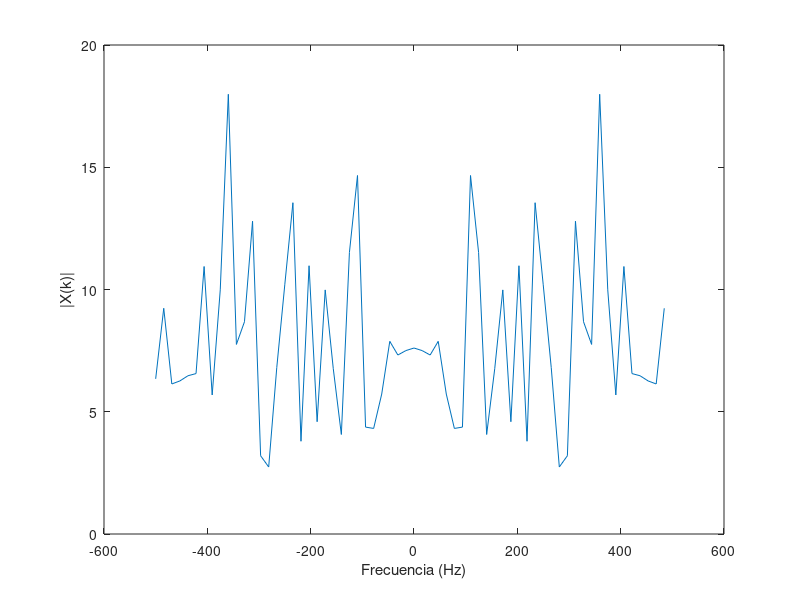

Write MATLAB code to recreate this figure. (Note: this script raises an error after producing the figure.)
%%%%%%%%%%%%%%%%%%%%%%%%%%%%%%%%%%%%%%%%%%%%%%%%%%%%%%%%%%%%
%%%%%%%%%%%%%%  PARTE 1: Convolución Circular %%%%%%%%%%%%%%
%%%%%%%%%%%%%%%%%%%%%%%%%%%%%%%%%%%%%%%%%%%%%%%%%%%%%%%%%%%%


% PREGUNTA 1

% Parámetros
N = 64;        % Longitud de x[n], puede ajustarse
Ts = 1e-3;     % Periodo de muestreo

% Generar señal aleatoria x[n]
x = randn(N, 1);

% Calcular su espectro X(k)
X = fftshift(fft(x));

% Vector de frecuencia para graficar
Fs = 1/Ts;
f = (-N/2:N/2-1)*(Fs/N);

% Graficar el espectro de x[n]
figure;
plot(f, abs(X));
xlabel("Frecuencia (Hz)");
ylabel("|X(k)|");
xline(0)
title("Espectro de x[n]");


% PREGUNTA 2

% Respuesta al impulso del canal h[n]
h = [-0.1, 0.3, -0.5, 0.7, -0.9, 0.7, -0.5, 0.3, -0.1]';

% Llenar con ceros h[n] hasta longitud N
h_padded = [h; zeros(N - length(h), 1)];

% Calcular su espectro H(k)
H = fftshift(fft(h_padded));

% Graficar el espectro de h[n]
figure;
plot(f, abs(H));
xlabel("Frecuencia (Hz)");
ylabel("|H(k)|");
title("Espectro de h[n]");


% PREGUNTA 3

% Convolución lineal
y = conv(x, h);

% Calcular su FFT de N puntos
Y = fftshift(fft(y, N));

% Graficar el espectro de y[n]
figure;
plot(f, abs(Y));
xlabel("Frecuencia (Hz)");
ylabel("|Y_L(k)|");
title("Espectro de y_L[n] (Convolución Lineal)");


% PREGUNTA 4

% Convolución circular
yc = cconv(x, h, N);  % Convolución circular de N puntos

% Calcular su espectro Yc(k)
Yc = fftshift(fft(yc));

% Graficar el espectro de yc[n]
figure;
plot(f, abs(Yc));
xlabel("Frecuencia (Hz)");
ylabel("|Y_c(k)|");
title("Espectro de y_c[n] (Convolución Circular)");


% PREGUNTA 5

% Calcular el producto X(k) * H(k)
XH = X .* H;

% Comparación entre X(k)*H(k) y Y(k)
figure;
subplot(1,2,1);
plot(f, abs(XH), f, abs(Y));
xlabel("Frecuencia (Hz)");
ylabel("Magnitud");
title("Comparación de X(k)*H(k) y Y_L(k)");
legend("|X(k)*H(k)|", "|Y_L(k)|");

% Comparación entre X(k)*H(k) y Yc(k)
subplot(1,2,2);
plot(f, abs(XH), f, abs(Yc));
xlabel("Frecuencia (Hz)");
ylabel("Magnitud");
title("Comparación de X(k)*H(k) y Y_c(k)");
legend("|X(k)*H(k)|", "|Y_c(k)|");


% PREGUNTA 6

% Longitud del prefijo cíclico (debe ser >= longitud de h[n]-1)
L = length(h) - 1;

% Construir prefijo cíclico a partir de las últimas L muestras de x[n]
cyclic_prefix = x(end-L+1:end);

% Extender x[n] con prefijo cíclico
x_ext = [cyclic_prefix; x];



figure;
hold on;
plot(-L:N-1, x_ext, "b")
plot(0:N-1, x, "r");
xlabel("n");
ylabel("x[n]");
legend("x_{ext}[n]", "x[n]", "Prefijo Cíclico");
title("Señal x[n] y x_{ext}[n] con Prefijo Cíclico");
hold off;




% Longitud óptima del prefijo cíclico es L = length(h) - 1 = 10
fprintf("Longitud elegida del prefijo cíclico: %d\n", L);

% Convolución lineal con la señal extendida
y_ext = conv(x_ext, h);

% Eliminar las primeras L muestras para extraer el resultado de la convolución circular
yc_extracted = y_ext(L+1:L+N);

% Verificar que yc extraído coincide con la convolución circular yc
difference = max(abs(yc - yc_extracted));
fprintf("Diferencia máxima entre yc y yc extraído: %e\n", difference);

%%%%%%%%%%%%%%%%%%%%%%%%%%%%%%%%%%%%%%%%%%%%%%%%%%%%%%%%%%%%
%%%%%%%%%%%%%%%%%%  PARTE 2: Ecualización %%%%%%%%%%%%%%%%%%
%%%%%%%%%%%%%%%%%%%%%%%%%%%%%%%%%%%%%%%%%%%%%%%%%%%%%%%%%%%%

% Parámetros de OFDM
NFFT = 128;           % Tamaño de FFT
Ncp = 16;             % Longitud del prefijo cíclico (varía según el caso)
Nofdm = 100;          % Número de símbolos OFDM
Nsub = 10;            % Número de subportadoras de datos
modOrder = 4;         % Modulación QPSK (número M-ario)

% Respuesta al impulso del canal h[n]
h = [0, -0.1, 0.3, -0.5, 0.7, -0.9, 0.7, -0.5, 0.3, -0.1, 0]';


% Respuesta de frecuencia ideal del canal
H = fft(h, NFFT);

% Generar bits aleatorios
numBits = Nsub * Nofdm * log2(modOrder);
bits = randi([0 1], numBits, 1);

%%%%%%%%%%%%%%%%%%%%%%%%%%%%%%%%%%%%%%%%%%%%%%%%%%%%%%%%%%%%
%%%%%%%%%%%%  PARTE A: Intervalo de guarda con 0 %%%%%%%%%%%%%%%%%%
%%%%%%%%%%%%%%%%%%%%%%%%%%%%%%%%%%%%%%%%%%%%%%%%%%%%%%%%%%%%

% Actualizar Ncp para este caso
Ncp = 16;

% Modulación QPSK
symbols = moduladorQPSK(bits);

% Remodelar símbolos en subportadoras x símbolos OFDM
symbols_matrix = reshape(symbols, Nsub, Nofdm);

% Inicializar la matriz de símbolos OFDM
X = zeros(NFFT, Nofdm);

% Mapear símbolos a subportadoras
X(2:Nsub+1, :) = symbols_matrix;

% Modulación OFDM (IFFT)
ofdm_symbols = ifft(X, NFFT);

% Agregar intervalo de guarda lleno de ceros
ofdm_with_guard = [zeros(Ncp, Nofdm); ofdm_symbols];

% Serializar los símbolos OFDM
s = ofdm_with_guard(:);

% Transmitir a través del canal
s_rx = conv(s, h);
s_rx = s_rx(1:length(s));

% Remodelar la señal recibida
s_rx_matrix = reshape(s_rx, NFFT + Ncp, Nofdm);

% Eliminar el intervalo de guarda
received_symbols = s_rx_matrix(Ncp+1:end, :);

% Demodulación OFDM (FFT)
Y = fft(received_symbols, NFFT);

size(Y)
size(repmat(H.', 1, Nofdm))

% Ecualización en el dominio de frecuencia
Y_eq = Y ./ repmat(H, 1, Nofdm);

% Extraer las subportadoras de datos
received_data = Y_eq(2:Nsub+1, :);
received_data = received_data(:);

% Demodulación QPSK
received_bits = demoduladorQPSK(received_data);

% Calcular BER
num_errors = sum(bits ~= received_bits);
bit_error_rate = num_errors / numBits;
fprintf("Caso a) BER con intervalo de guarda en cero: %f\n", bit_error_rate);

% Diagrama de constelación
figure;
subplot(1,2,1);
plot(real(symbols), imag(symbols), "o");
title("Constelación Transmitida");
xlabel("En Fase");
ylabel("En Cuadratura");
axis square;

subplot(1,2,2);
plot(real(received_data), imag(received_data), "o");
title("Constelación Recibida (Caso a)");
xlabel("En Fase");
ylabel("En Cuadratura");
axis square;

%%%%%%%%%%%%%%%%%%%%%%%%%%%%%%%%%%%%%%%%%%%%%%%%%%%%%%%%%%%%
%%%%%%%%%%%%  PARTE B: Intervalo de guarda con 0 %%%%%%%%%%%%%%%%%%
%%%%%%%%%%%%%%%%%%%%%%%%%%%%%%%%%%%%%%%%%%%%%%%%%%%%%%%%%%%%

% Actualizar Ncp para el Caso b)
Ncp = 4;  % Longitud del prefijo cíclico menor al canal

% Modulación QPSK
symbols_b = moduladorQPSK(bits);

% Remodelar símbolos en subportadoras x símbolos OFDM
symbols_matrix_b = reshape(symbols_b, Nsub, Nofdm);

% Inicializar la matriz de símbolos OFDM
X_b = zeros(NFFT, Nofdm);

% Mapear símbolos a subportadoras
X_b(2:Nsub+1, :) = symbols_matrix_b;

% Modulación OFDM (IFFT)
ofdm_symbols_b = ifft(X_b, NFFT);

% Agregar prefijo cíclico (copia de las últimas Ncp muestras)
cyclic_prefix_b = ofdm_symbols_b(end-Ncp+1:end, :);
ofdm_with_cp_b = [cyclic_prefix_b; ofdm_symbols_b];

% Serializar los símbolos OFDM
s_b = ofdm_with_cp_b(:);

% Transmitir a través del canal
s_rx_b = conv(s_b, h);
s_rx_b = s_rx_b(1:length(s_b));

% Remodelar la señal recibida
s_rx_matrix_b = reshape(s_rx_b, NFFT + Ncp, Nofdm);

% Eliminar el prefijo cíclico
received_symbols_b = s_rx_matrix_b(Ncp+1:end, :);

% Demodulación OFDM (FFT)
Y_b = fft(received_symbols_b, NFFT);

% Ecualización en el dominio de frecuencia
Y_eq_b = Y_b ./ repmat(H, 1, Nofdm);

% Extraer las subportadoras de datos
received_data_b = Y_eq_b(2:Nsub+1, :);
received_data_b = received_data_b(:);

% Demodulación QPSK
received_bits_b = demoduladorQPSK(received_data_b);

% Calcular BER
num_errors_b = sum(bits ~= received_bits_b);
bit_error_rate_b = num_errors_b / numBits;
fprintf("Caso b) BER con prefijo cíclico corto: %f\n", bit_error_rate_b);

% Diagrama de constelación
figure;
subplot(1,2,1);
plot(real(symbols_b), imag(symbols_b), "o");
title("Constelación Transmitida");
xlabel("En Fase");
ylabel("En Cuadratura");
axis square;

subplot(1,2,2);
plot(real(received_data_b), imag(received_data_b), "o");
title("Constelación Recibida (Caso b)");
xlabel("En Fase");
ylabel("En Cuadratura");
axis square;

%%%%%%%%%%%%%%%%%%%%%%%%%%%%%%%%%%%%%%%%%%%%%%%%%%%%%%%%%%%%
%%%%%%%%%%%%  PARTE C:  %%%%%%%%%%%%%%%%%%
%%%%%%%%%%%%%%%%%%%%%%%%%%%%%%%%%%%%%%%%%%%%%%%%%%%%%%%%%%%%

% Actualizar Ncp para el Caso c)
Ncp = 16;  % Longitud del prefijo cíclico igual o mayor al canal

% Modulación QPSK
symbols_c = moduladorQPSK(bits);

% Remodelar símbolos en subportadoras x símbolos OFDM
symbols_matrix_c = reshape(symbols_c, Nsub, Nofdm);

% Inicializar la matriz de símbolos OFDM
X_c = zeros(NFFT, Nofdm);

% Mapear símbolos a subportadoras
X_c(2:Nsub+1, :) = symbols_matrix_c;

% Modulación OFDM (IFFT)
ofdm_symbols_c = ifft(X_c, NFFT);

% Agregar prefijo cíclico (copia de las últimas Ncp muestras)
cyclic_prefix_c = ofdm_symbols_c(end-Ncp+1:end, :);
ofdm_with_cp_c = [cyclic_prefix_c; ofdm_symbols_c];

% Serializar los símbolos OFDM
s_c = ofdm_with_cp_c(:);

% Transmitir a través del canal
s_rx_c = conv(s_c, h);
s_rx_c = s_rx_c(1:length(s_c));

% Remodelar la señal recibida
s_rx_matrix_c = reshape(s_rx_c, NFFT + Ncp, Nofdm);

% Eliminar el prefijo cíclico
received_symbols_c = s_rx_matrix_c(Ncp+1:end, :);

% Demodulación OFDM (FFT)
Y_c = fft(received_symbols_c, NFFT);

% Ecualización en el dominio de frecuencia
Y_eq_c = Y_c ./ repmat(H, 1, Nofdm);

% Extraer las subportadoras de datos
received_data_c = Y_eq_c(2:Nsub+1, :);
received_data_c = received_data_c(:);

% Demodulación QPSK
received_bits_c = demoduladorQPSK(received_data_c);

% Calcular BER
num_errors_c = sum(bits ~= received_bits_c);
bit_error_rate_c = num_errors_c / numBits;
fprintf("Caso c) BER con prefijo cíclico suficiente: %f\n", bit_error_rate_c);

% Diagrama de constelación
figure;
subplot(1,2,1);
plot(real(symbols_c), imag(symbols_c), "o");
title("Constelación Transmitida");
xlabel("En Fase");
ylabel("En Cuadratura");
axis square;

subplot(1,2,2);
plot(real(received_data_c), imag(received_data_c), "o");
title("Constelación Recibida (Caso c)");
xlabel("En Fase");
ylabel("En Cuadratura");
axis square;